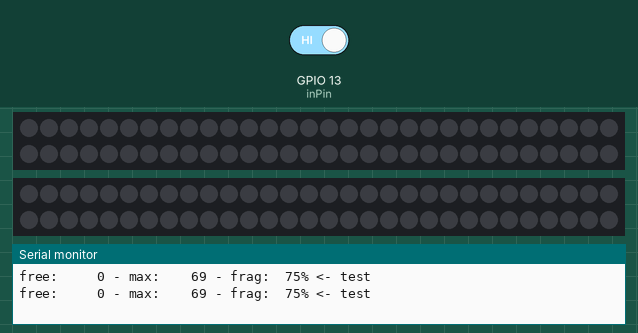
Recording of a sketch running on a simulated ESP8266 (NodeMCU). Shown: 2 × 60 RGB LEDs in strip order, left to right, continuing on the next row, the last lines printed to the serial monitor. Inputs (shaded band) come from the test bench; at power-on: GPIO 13 (inPin) HIGH. Dim RGB values are drawn brighter than linear; WiFi joins after 1.5 s; servers stay silent unless stated.

Above: at 6.7 s.
6.8 s: GPIO 13 (inPin) driven LOW
At 7.15 s:
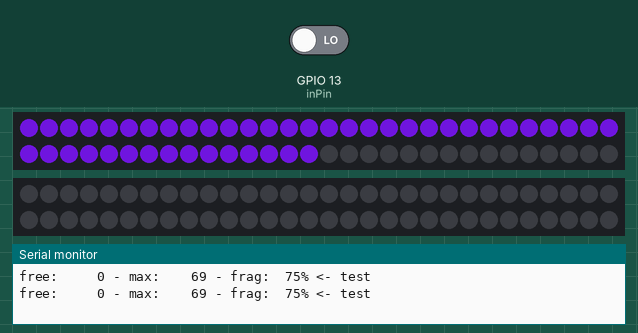
At 8.2 s:
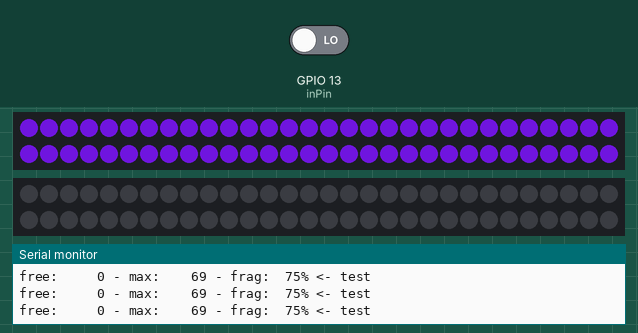
8.7 s: GPIO 13 (inPin) driven HIGH
At 9.6 s:
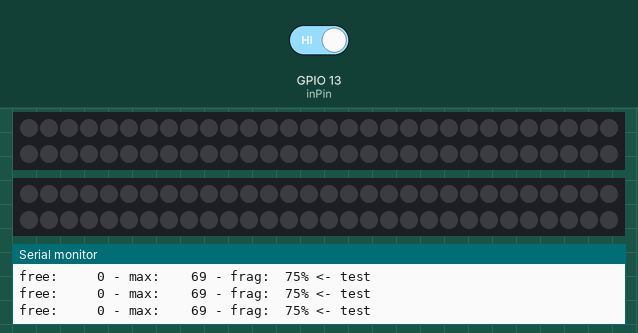
Timing chart, 0 to 11.7 s (numbered marks = the images above; inputs shaded):
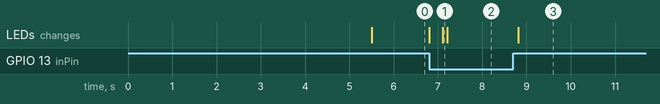

Measured:
- after the input at 6.8 s, the LEDs: first change at once (image 1 shows a later state)
- after the input at 8.7 s, the LEDs: change after 0.11 s (image 3)

The sketch:

ledController.ino
```cpp
/*
 * WebSocketClientSocketIO.ino
 *
 *  Created on: 06.06.2016
 *
 */

#include <Arduino.h>

#include <ESP8266WiFi.h>
#include <ESP8266WiFiMulti.h>
#include <Adafruit_NeoPixel.h>

#include <ArduinoJson.h>

#include <SocketIoClient.h>

#include <Hash.h>

ESP8266WiFiMulti WiFiMulti;
SocketIoClient webSocket;
#define LED_PIN 14
#define LED_PIN2 12
#define USE_SERIAL Serial1
#define LED_COUNT 60

#define PATAPON "patapatapon"
#define PATAPON_PASS "oreooreo123"
#define PATAPON_SERVER_IP "192.168.43.81"

#define HOME "Livebox-FA80"
#define HOME_PASS "7gxgMFqdtRzoQZ3gFy"
#define HOME_SERVER_IP "192.168.1.10"

Adafruit_NeoPixel strip(LED_COUNT, LED_PIN, NEO_GRB + NEO_KHZ800);
Adafruit_NeoPixel strip2(LED_COUNT, LED_PIN2, NEO_GRB + NEO_KHZ800);

int inPin = 13;
int val = HIGH;
uint32_t testColor = strip.Color(100,20,200);
int timer = 0;
bool canShowSecondLedStrip = false;


void colorStripRed(const char * payload, size_t length) {
 canShowSecondLedStrip = false;
  Serial.println("event received");
  testColor = strip.Color(255,10,0);
  webSocket.emit("hello","\"this is a putain de reponse ws\"");
  //rainbow(10);
}
void colorStripBlue(const char * payload, size_t length) {
  canShowSecondLedStrip = true;
  Serial.println("event received");
  testColor = strip.Color(0,130,255);
  webSocket.emit("hello","\"this is a putain de reponse ws\"");
  //rainbow(10);
}
void colorStripPurple(const char * payload, size_t length) {
  Serial.println("event received");
  canShowSecondLedStrip = true;
  testColor = strip.Color(105,10,180);
  webSocket.emit("hello","\"this is a putain de reponse ws\"");
  //rainbow(10);
}
void identify(const char * payload, size_t length) {
  Serial.println("refreshing \n");
  webSocket.emit("HandShakeAnswered","\"led:map\"");

  //rainbow(10);
}
void refresh(const char * payload, size_t length) {
  Serial.println("refreshing \n");

  //rainbow(10);
}
void setup() {
    Serial.begin(115200);

    USE_SERIAL.setDebugOutput(true);

    USE_SERIAL.println();
    USE_SERIAL.println();
    USE_SERIAL.println();

    pinMode(inPin, INPUT);

      for(uint8_t t = 4; t > 0; t--) {
          USE_SERIAL.printf("[SETUP] BOOT WAIT %d...\n", t);
          USE_SERIAL.flush();
          delay(1000);
      }
    WiFi.getMode();
    //WiFi.mode(WIFI_AP);
    WiFiMulti.addAP(PATAPON, PATAPON_PASS);

    while(WiFiMulti.run() != WL_CONNECTED) {
        delay(100);
    }

    webSocket.on("edisonCompleted", colorStripRed);
    webSocket.on("teslaCompleted", colorStripBlue);
    webSocket.on("westinghouseCompleted", colorStripPurple);
    webSocket.on("startHandShake", identify);

    webSocket.begin(PATAPON_SERVER_IP,3000);
    webSocket.emit("hello","\"je suis le centre de la map o/\"");
    #if defined(__AVR_ATtiny85__) && (F_CPU == 16000000)
  clock_prescale_set(clock_div_1);
    #endif
      // END of Trinket-specific code.

      strip.begin();
      strip2.begin();// INITIALIZE NeoPixel strip object (REQUIRED)
      strip.show();
      strip2.show();// Turn OFF all pixels ASAP
      strip.setBrightness(200);
      strip2.setBrightness(200); // Set BRIGHTNESS to about 1/5 (max = 255)
}

    // use HTTP Basic Authorization this is optional remove if not needed
    //webSocket.setAuthorization("username", "password");

void loop() {
    webSocket.loop();
    int newVal = digitalRead(inPin);
     // read input value
    if (newVal == LOW && newVal != val) {         // check if the input is HIGH (button released)
      colorWipe(testColor, 5);// Blue
    }
    if (newVal == HIGH && newVal != val) {         // check if the input is HIGH (button released)
      turnStripOff();
    }

    val = newVal;

    if (timer == 500){
      stats("test");
      webSocket.emit("hello","\"this is a reponse ws\"");
      timer = 0;
    }
    timer ++;


}

void turnStripOff(){
  for(int i=0; i<strip.numPixels(); i++){
    strip.setPixelColor(i, strip.Color(0, 0, 0));
    strip.show();
  }
  for(int i=0; i<strip2.numPixels(); i++){
    strip2.setPixelColor(i, strip.Color(0, 0, 0));
    strip2.show();
  }


}


void colorWipe(uint32_t color, int wait) {
  for(int i=0; i<strip.numPixels(); i++) { // For each pixel in strip...
    strip.setPixelColor(i, color);         //  Set pixel's color (in RAM)
    strip.show();                          //  Update strip to match
    delay(wait);                           //  Pause for a moment
  }
  if(canShowSecondLedStrip){
    for(int i=0; i<strip2.numPixels(); i++) { // For each pixel in strip...
    strip2.setPixelColor(i, color);         //  Set pixel's color (in RAM)
    strip2.show();                          //  Update strip to match
    delay(wait);
  }
                             //  Pause for a moment

  }

}

void stats(const char* what) {
  // we could use getFreeHeap() getMaxFreeBlockSize() and getHeapFragmentation()
  // or all at once:
  uint32_t free;
  uint16_t max;
  uint8_t frag;
  ESP.getHeapStats(&free, &max, &frag);

  Serial.printf("free: %5d - max: %5d - frag: %3d%% <- ", free, max, frag);
  // %s requires a malloc that could fail, using println instead:
  Serial.println(what);
}
```
